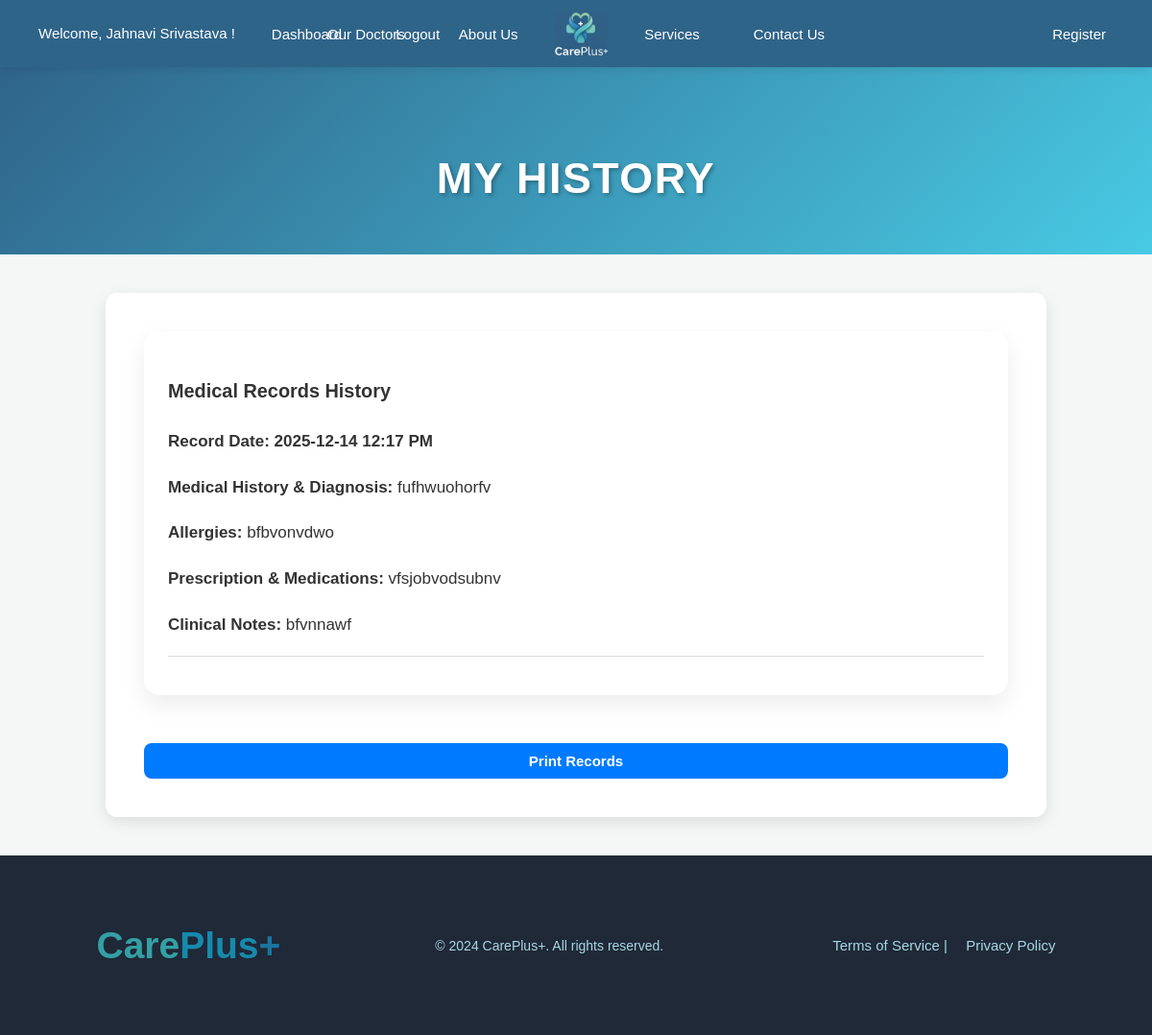
/patient-history-for-patient/1 (signed in), run on the app's committed database.
### app/models.py (models this page shows)
class Patient(UserMixin, db.Model):
    id = db.Column(db.Integer, primary_key=True)
    name = db.Column(db.String(150), nullable=False)
    email = db.Column(db.String(150), unique=True)
    phone = db.Column(db.String(20), nullable=False)
    age = db.Column(db.Integer)
    gender = db.Column(db.String(10))
    dob = db.Column(db.Date)
    address = db.Column(db.Text)
    blood_group = db.Column(db.String(5))
    emergency_contact_name = db.Column(db.String(150))
    emergency_contact_phone = db.Column(db.String(20))
    added_on = db.Column(db.DateTime, default=datetime.utcnow)
    password = db.Column(db.String(150), nullable=False)
    history = db.relationship('PatientHistory', backref='patient', cascade='all, delete-orphan', passive_deletes=True)
    appointments = db.relationship('Appointment', backref='patient', cascade='all, delete-orphan', passive_deletes=True)

class PatientHistory(db.Model):
    id = db.Column(db.Integer, primary_key=True)
    patient_id = db.Column(db.Integer, db.ForeignKey('patient.id', ondelete='CASCADE'), nullable=False)
    date_recorded = db.Column(db.DateTime, default=datetime.utcnow)
    medical_history = db.Column(db.Text)
    allergies = db.Column(db.Text)
    current_medications = db.Column(db.Text)
    notes = db.Column(db.Text)

### app/routes.py (the view)
    @app.route('/patient-history-for-patient/<int:patient_id>')
    def patient_history_for_patient(patient_id):
        if 'patient_id' not in session or session['patient_id'] != patient_id:
            return redirect(url_for('patient_login'))
        patient = Patient.query.get_or_404(patient_id)
        history = PatientHistory.query.filter_by(patient_id=patient_id).order_by(PatientHistory.date_recorded.desc()).all()
        return render_template('patient_history_for_patient.html', patient=patient, history_records=history)

### templates/patient_history_for_patient.html
{% extends "base.html" %}
{% block content %}
<div class="topic">
  <h1 style="text-align:center; margin-top:30px;">My History</h1>
</div>
<div class="privacy-container">
  {% if history_records %}
  <div class="record-box">
      <h3>Medical Records History</h3>
      {% for record in history_records %}
      <div class="history-record">
          <div class="record-header">
              <strong>Record Date: {{ record.date_recorded.strftime('%Y-%m-%d %I:%M %p') }}</strong>
          </div>
          <div class="record-content">
              {% if record.medical_history %}
                  <p><strong>Medical History & Diagnosis:</strong> {{ record.medical_history }}</p>
              {% endif %}
              {% if record.allergies %}
                  <p><strong>Allergies:</strong> {{ record.allergies }}</p>
              {% endif %}
              {% if record.current_medications %}
                  <p><strong>Prescription & Medications:</strong> {{ record.current_medications }}</p>
              {% endif %}
              {% if record.notes %}
                  <p><strong>Clinical Notes:</strong> {{ record.notes }}</p>
              {% endif %}
          </div>
          <hr>
      </div>
      {% endfor %}
  </div>
  <button onclick="window.print()" class="btn-primary print-btn">Print Records</button>
  {% else %}
    <p style="text-align:center; margin-top:20px;">No medical history records found.</p>
  {% endif %}
</div>
{% endblock %}

### templates/base.html (shortened to what this page needs)
<!DOCTYPE html>
<html>
  <head>
    <link rel="stylesheet" href="{{ url_for('static', filename='css/style.css') }}">
  </head>
  <body>
    <nav class="navbar">
      <div class="left">
        {% if 'admin_id' in session %}
          <span class="nav-text">Welcome, {{ session['admin_username'] }}!</span>
          <a href="{{ url_for('admin_dashboard') }}">
            <button class="nav-button">Dashboard</button>
          </a>
          <a href="{{ url_for('logout') }}">
            <button class="nav-button">Logout</button>
          </a>
        {% elif 'patient_id' in session %}
          <span class="nav-text">Welcome, {{ session['patient_name'] }}!</span>
          <a href="{{ url_for('patient_dashboard') }}">
            <button class="nav-button">Dashboard</button>
          </a>
          <a href="{{ url_for('logout') }}">
            <button class="nav-button">Logout</button>
          </a>
        {% endif %}
      </div>
      <div class="center">
        <a href="{{ url_for('our_doctors') }}">
          <button class="nav-button">Our Doctors</button>
        </a>
        <a href="{{ url_for('about') }}">
          <button class="nav-button">About Us</button>
        </a>
        <a href="{{ url_for('home') }}">
          <img src="{{ url_for('static', filename='images/logo.png') }}" class="image">
        </a>
        <a href="{{ url_for('services') }}">
          <button class="nav-button">Services</button>
        </a>
        <a href="{{ url_for('enquiry') }}">
          <button class="nav-button">Contact Us</button>
        </a>
      </div>
      <div class="right">
        <a href="{{ url_for('register') }}">
          <button class="nav-button">Register</button>
        </a>
      </div>
    </nav>
    {% block content %}
    {% endblock %}
    <footer class="footer">
      <div class="footer-logo">
        <h2>
          <span style="color: #34A0A4;">Care</span><span style="color: #168AAD;">Plus</span><span style="color: #1A759F;">+</span>
        </h2>
      </div>
      <div class="footer-content">
        <p>&copy; 2024 CarePlus+. All rights reserved.</p>
      </div>
      <div class="footer-terms">
        <a href="/terms">Terms of Service</a> | <a href="/privacy">Privacy Policy</a>
      </div>
    </footer>
  </body>
</html>

### static/css/style.css (style rules this page uses)
body { font-family: 'Montserrat', sans-serif; margin: 0; padding: 0; background-color: #f4f7f6; color: #343a40; line-height: 1.6; }
.navbar { background-color: #2f6489; display: flex; align-items: center; justify-content: space-between; padding: 0 30px; height: 70px; box-shadow: 0 2px 10px rgba(0, 0, 0, 0.1); position: relative; z-index: 10; }
.left, .center, .right { display: flex; align-items: center; gap: 20px; }
.center { position: absolute; left: 50%; transform: translateX(-50%); }
.nav-button { background-color: transparent; color: white; border: none; padding: 10px 18px; font-size: 15px; font-weight: 500; cursor: pointer; transition: all 0.3s ease; border-radius: 6px; }
.center img.image { height: 45px; }
.image { height: 55px; vertical-align: middle; }
.nav-text { color: white; font-size: 15px; padding-left: 10px; }
.footer { background-color: #1f2937; color: #a9d6e5; display: flex; justify-content: space-around; align-items: center; padding: 30px 20px; width: 100%; box-sizing: border-box; min-height: 150px; }
.footer-logo { font-size: 26px; font-weight: bold; color: #48cae4; }
.footer-content { text-align: center; font-size: 14px; }
.footer-terms { font-size: 15px; text-align: right; }
.footer-terms a { color: #a9d6e5; text-decoration: none; margin-left: 15px; transition: color 0.3s; }
.topic { background: linear-gradient(135deg, #2f6489 0%, #48cae4 100%); padding: 50px 0 35px 0; text-align: center; color: #ffffff; position: relative; overflow: hidden; }
.topic h1 { font-size: 2.8em; color: #ffffff; margin: 0 0 8px 0; font-weight: 900; letter-spacing: 1.5px; text-transform: uppercase; text-shadow: 2px 2px 4px rgba(0, 0, 0, 0.3); }
.privacy-container { max-width: 900px; margin: 40px auto; font-size: 17px; line-height: 1.8; color: #333; background-color: #ffffff; padding: 40px; border-radius: 12px; box-shadow: 0 5px 15px rgba(0,0,0,0.1); }
.btn-primary { width: 100%; padding: 16px; background-color: #2f6489; color: #ffffff; border: none; border-radius: 12px; font-size: 1.1em; font-weight: 700; cursor: pointer; transition: background-color 0.3s, transform 0.2s, box-shadow 0.2s; margin-top: 20px; }
.history-record { margin-bottom: 15px; }
.history-record hr { margin: 15px 0; border: none; border-top: 1px solid #ddd; }
.record-header { display: flex; justify-content: space-between; align-items: center; margin-bottom: 10px; }
.btn-primary { padding: 12px 20px; background-color: #2f6489; color: white; border: none; border-radius: 10px; font-size: 1em; font-weight: 600; cursor: pointer; text-decoration: none; display: inline-block; transition: background 0.3s ease; }
.record-box { background: #ffffff; padding: 25px; border-radius: 16px; box-shadow: 0 10px 25px rgba(0,0,0,0.08); margin-bottom: 30px; }
.record-content p { text-align: left; }
.btn-primary, .btn-secondary { padding: 10px 18px; border-radius: 8px; border: none; cursor: pointer; font-size: 15px; font-weight: 600; transition: 0.3s ease; }
.btn-primary { background: #007bff; color: white; }

### data on the page
Patient: patient_name "Jahnavi Srivastava"
PatientHistory: date_recorded "2025-12-14 12:17 PM", medical_history "fufhwuohorfv", allergies "bfbvonvdwo", current_medications "vfsjobvodsubnv", notes "bfvnnawf"
